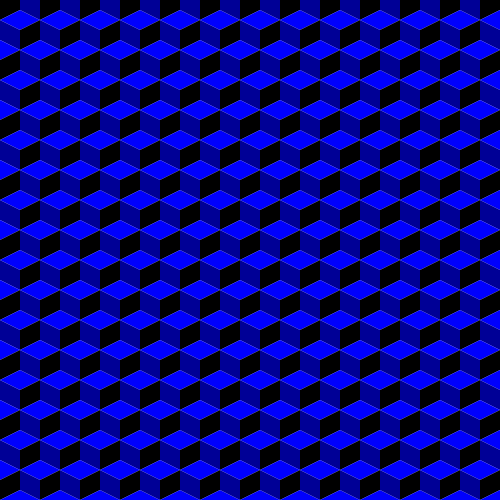
Frame 1 (no input)
Frame 60 (the mouse pressed at the canvas centre just before this capture): identical to frame 1, image omitted
Frame 120 (the mouse held since frame 60 and released just before this capture): identical to frame 1, image omitted

The Processing sketch that drew this single still picture (run headless with seeded random() and noise(); from frame 60 on, the mouse is pressed at the canvas centre):

// Processing sketch: lab8b
// ── lab8b.pde
//Henry Wrede Black
//tumbling blocks quilt

void setup() {
  size(500, 500);
}
void draw() {
  background(255);
  for (int y = 20; y <= height; y += 60) {
    for (int x = 0; x <= width; x += 40) {
      drawBlock(x, y-20);
      drawBlock(x+20, y+10);
    }
  }
}

void drawBlock(int x, int y) {
  noStroke();
  fill(0, 0, 255);
  quad(x, y, x-20, y-10, x, y-20, x+20, y-10); //top part of block
  fill(0, 0, 150);
  quad(x, y, x, y+20, x-20, y+10, x-20, y-10);
  fill(0);
  quad(x, y, x+20, y-10, x+20, y+10, x, y+20); //right side
}
